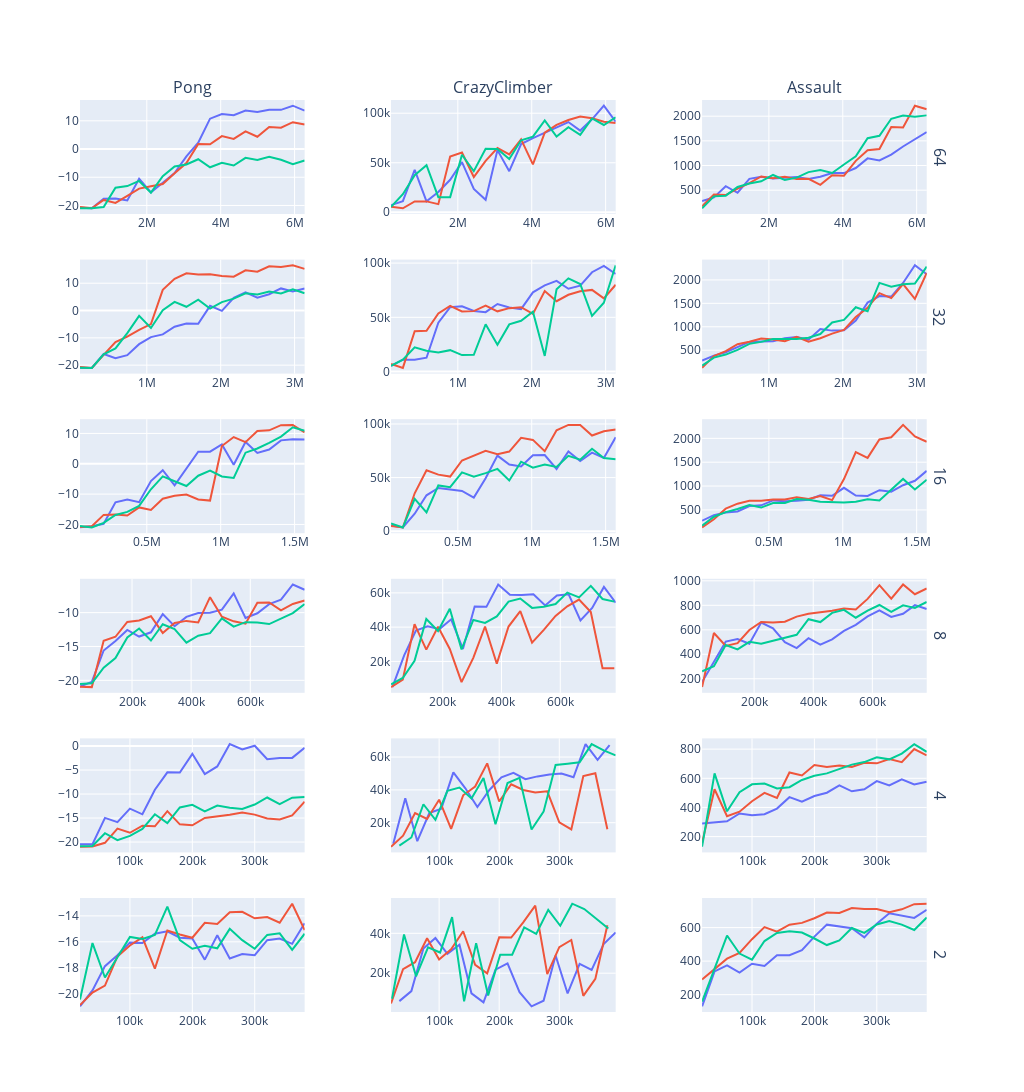

Source (notebook cell):
### Code cell
env_ids = ["Pong", "CrazyClimber", "Assault"]
freqs = [64, 32, 16, 8, 4, 2]

fig = make_subplots(
    rows=len(freqs),
    cols=len(env_ids),
    column_titles=env_ids,
    row_titles=freqs,
    horizontal_spacing=0.1,
    vertical_spacing=0.05,
)

for ix, env_id in enumerate(env_ids, 1):
    df1 = df[df["env"] == env_id]
    for iy, freq in enumerate(freqs, 1):
        df2 = df1[df1["freq"] == freq]
        xpr = px.line(df2, x="step", y="value", color="seed")
        for trace in xpr.data:
            fig.add_trace(trace, iy, ix)

fig.update_layout(
    showlegend=False,
    autosize=False,
    width=1024,
    height=480 * 3,
)

fig.write_image("../tex/assets/naive_perf.pdf")

fig
